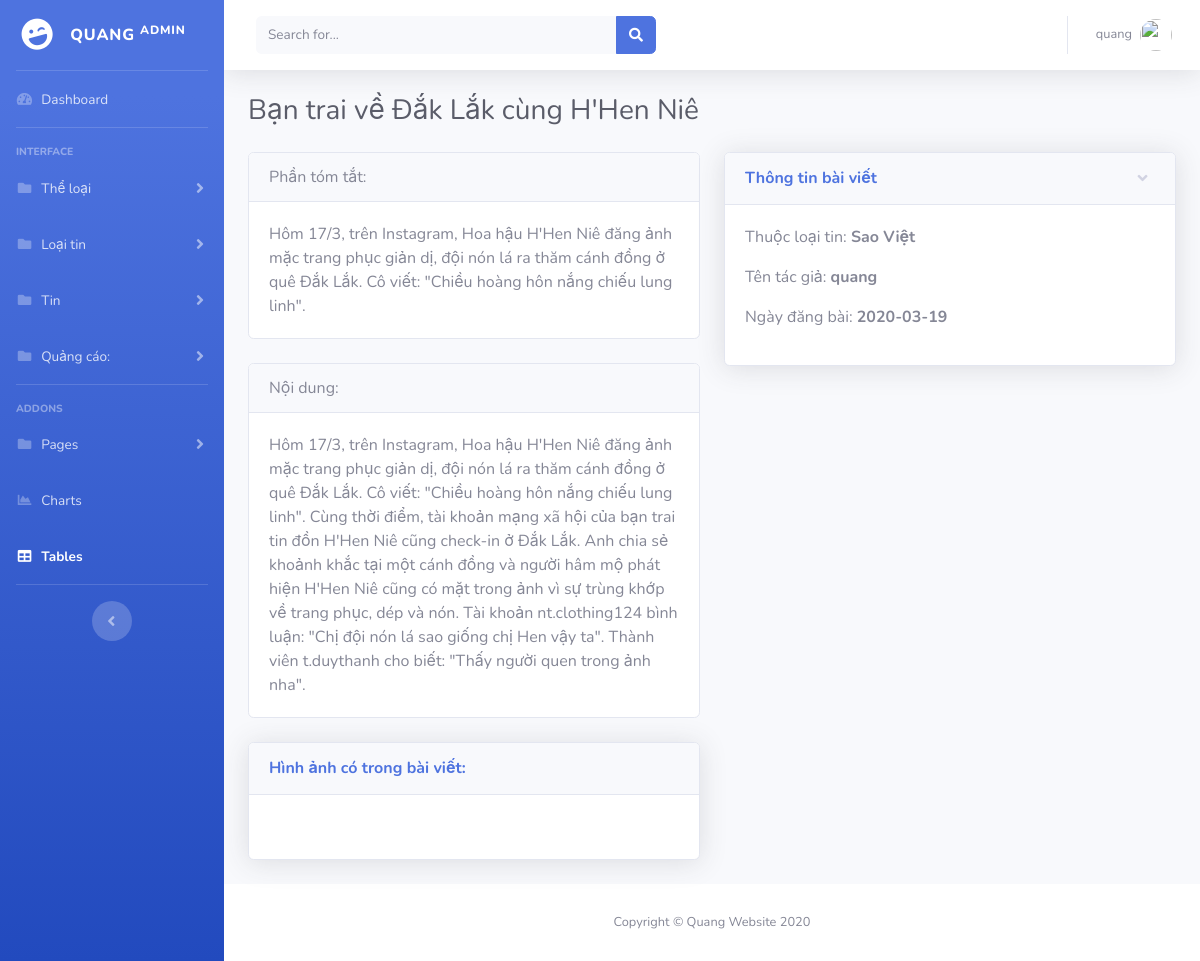
The app's page /admin_news/ChiTietTin.php?id=39 (signed in) with its own data.
### tables this page shows
CREATE TABLE `tintuc` (
  `idTinTuc` int(11) NOT NULL,
  `TieuDe` varchar(200) NOT NULL,
  `TieuDeKhongDau` varchar(200) NOT NULL,
  `TomTat` text NOT NULL,
  `NoiDung` text NOT NULL,
  `HinhAnh` varchar(200) NOT NULL,
  `NoiBat` int(11) NOT NULL,
  `idLoaiTin` int(11) NOT NULL,
  `idTacGia` int(11) NOT NULL,
  `NgayDang` date NOT NULL
);

CREATE TABLE `loaitin` (
  `id` int(11) NOT NULL,
  `Ten` varchar(200) NOT NULL,
  `TenKhongDau` varchar(200) NOT NULL,
  `idTheLoai` int(11) NOT NULL
);

CREATE TABLE `user` (
  `id` int(11) NOT NULL,
  `name` varchar(200) NOT NULL,
  `password` varchar(200) NOT NULL,
  `email` varchar(200) NOT NULL,
  `level` int(11) NOT NULL
);

### admin_news/function/function.php (called while the page is built, shortened)
<?php
	function get_LoaiTin($conn,$id)
	{
		$sql = "SELECT * FROM `loaitin` WHERE id = '$id'";
		$result = mysqli_query($conn,$sql);
		$row = mysqli_fetch_assoc($result);
		return  $row['Ten'];
	}
	function get_nameTG($conn,$id)
	{
		$sql = "SELECT * FROM `user` WHERE id = '$id'";
		$result = mysqli_query($conn,$sql);
		$row = mysqli_fetch_assoc($result);
		return  $row['name'];
	}
 ?>

### admin_news/ChiTietTin.php (the view, shortened to what this page needs)
<?php session_start();
 include 'incl/header.php';
 include 'connect/conn.php';
 include 'function/function.php';
 	$id = $_GET['id'];
 	$sql = "SELECT * FROM `tintuc` WHERE idTinTuc = $id";
 	$result = mysqli_query($conn,$sql);
 	$row = mysqli_fetch_assoc($result);
  ?>
<div class="d-sm-flex align-items-center justify-content-between mb-4">
            <h1 class="h3 mb-0 text-gray-800"><?php echo $row['TieuDe']; ?></h1>
          </div>
          <div class="row">
            <div class="col-lg-6">
              <div class="card mb-4">
                <div class="card-header">
                 Phần tóm tắt:
                </div>
                <div class="card-body">
                 <?php echo $row['TomTat']; ?>
                </div>
              </div>
              <div class="card mb-4">
                <div class="card-header">
                 Nội dung:
                </div>
                <div class="card-body">
                 <?php echo $row['NoiDung']; ?>
                </div>
              </div>
              <div class="card shadow mb-4">
                <div class="card-header py-3">
                  <h6 class="m-0 font-weight-bold text-primary">Hình ảnh có trong bài viết: </h6>
                </div>
                <div class="card-body">
                </div>
              </div>
            </div>
            <div class="col-lg-6">
              <div class="card shadow mb-4">
                <a href="#collapseCardExample" class="d-block card-header py-3" data-toggle="collapse" role="button" aria-expanded="true" aria-controls="collapseCardExample">
                  <h6 class="m-0 font-weight-bold text-primary">Thông tin bài viết</h6>
                </a>
                <div class="collapse show" id="collapseCardExample">
                  <div class="card-body">
                    <p>Thuộc loại tin: <b><?php echo get_LoaiTin($conn, $row['idLoaiTin']); ?></b></p>
                    <p>Tên tác giả:	<b> <?php echo get_nameTG($conn, $row['idTacGia']); ?></b></p>
                    <p>Ngày đăng bài: <b> <?php echo $row['NgayDang']; ?></b></p>
                  </div>
                </div>
              </div>
            </div>
          </div>
<?php include 'incl/footer.php'; ?>

### records on screen
tintuc: TieuDe "Bạn trai về Đắk Lắk cùng H'Hen Niê", TomTat "Hôm 17/3, trên Instagram, Hoa hậu H'Hen Niê đăng ảnh mặc trang phục giản dị, đội nón lá ra thăm cánh đồng ở quê Đắk Lắk. Cô viết: \"Chiều hoàng hôn nắng chiếu lung linh\".", NoiDung "Hôm 17/3, trên Instagram, Hoa hậu H'Hen Niê đăng ảnh mặc trang phục giản dị, đội nón lá ra thăm cánh đồng ở quê Đắk Lắk. Cô viết: \"Chiều hoàng hôn nắng chiếu lung linh\". Cùng thời điểm, tài khoản mạng xã hội của bạn trai tin đồn H'Hen Niê cũng check-in ở Đắk Lắk. Anh chia sẻ khoảnh khắc tại một cánh đồng và người hâm mộ phát hiện H'Hen Niê cũng có mặt trong ảnh vì sự trùng khớp về trang phục, dép và nón. Tài khoản nt.clothing124 bình luận: \"Chị đội nón lá sao giống chị Hen vậy ta\". Thành viên t.duythanh cho biết: \"Thấy người quen trong ảnh nha\".", idLoaiTin.Ten "Sao Việt", idTacGia.name "quang", NgayDang "2020-03-19"

### other values on screen
$_SESSION['user'] "quang"
